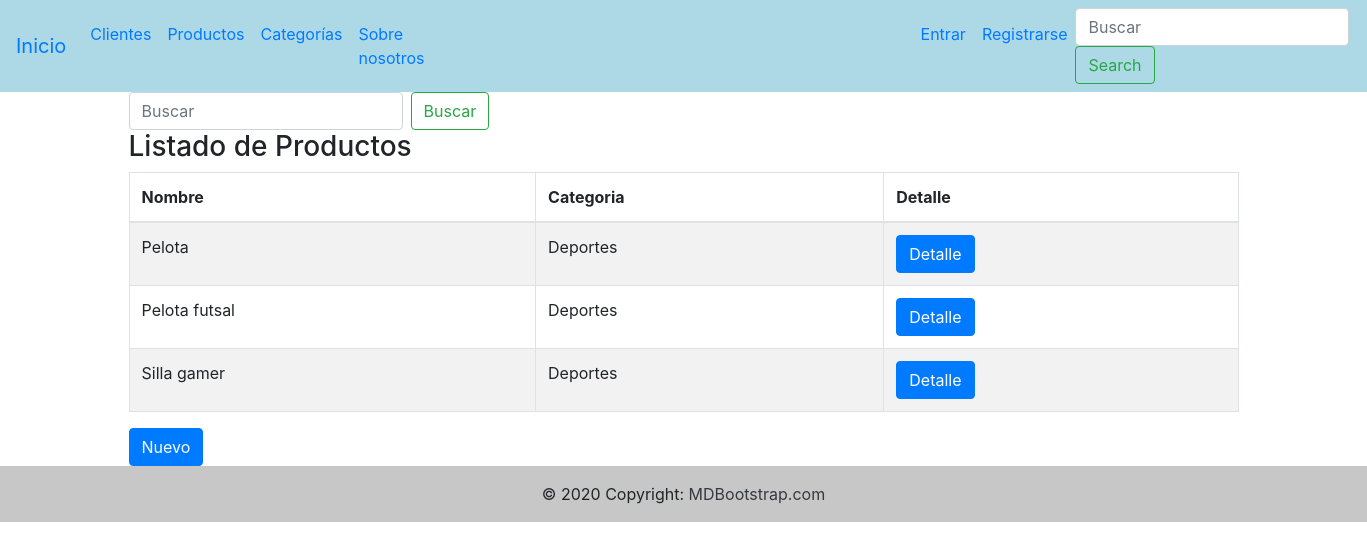
Before: /producto/lista_productos/ with the older database file.
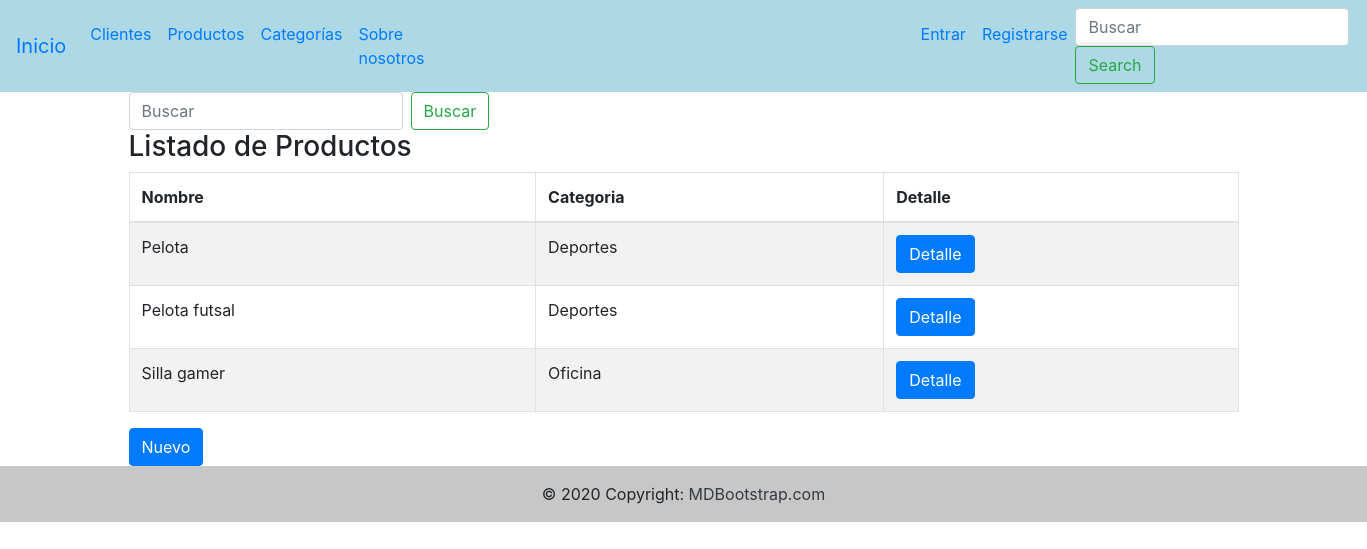
After: the same page with the newer database file.
### producto/models.py (models this page shows, shortened)
class Producto(models.Model):
    nombre=models.CharField(max_length=50)
    stock=models.IntegerField()
    precio=models.FloatField()
    categoria=models.ForeignKey(Categorias, on_delete=models.CASCADE)
    disponibilidad=models.BooleanField(default=True)
    class Meta:
        verbose_name="Producto"
        verbose_name_plural="Productos"

### categorias/models.py (models this page shows)
class Categorias(models.Model):
     nombre=models.CharField(max_length=50)
     clasificacion=models.CharField(max_length=50)
     def __str__(self):
        return self.nombre

### producto/views.py (the view)
# urls.py: path('lista_productos/', views.lista_productos, name="lista_productos"),
def lista_productos(request):
    productos=Producto.objects.all()
    return render(request, "producto/list_producto.html",{"productos": productos})

### templates/producto/list_producto.html (shortened to what this page needs)
{% extends 'base.html' %}
{% block contenido %}
<div class="container">
    <form class="form-inline my-2 my-lg-0" action = "/producto/buscar_producto/" method = "GET" >
    <input class="form-control mr-sm-2" type="text" placeholder="Buscar" aria-label="Search" name = 'buscar'>
    <button class="btn btn-outline-success my-2 my-sm-0" type="submit">Buscar</button>
    </form>
</div>
<div class="container">
    <h3>Listado de Productos</h3>
    <table id="example" class="table table-striped table-bordered" style="width:100%">
        <thead>
            <tr>
                <th>Nombre</th>
                <th>Categoria</th>
                <th>Detalle</th>
            </tr>
        </thead>
        <tbody>
            {% for producto in productos %}
            <tr>
                <td>{{producto.nombre}}</td>
                <td>{{producto.categoria}}</td>
                <td><a href="/producto/detalle_producto/{{producto.id}}/" class="btn btn-primary">Detalle</a></td>
            </tr>
            {% endfor %}
        </tbody>
    </table>
</div>
<div class="container">
    <a href="/producto/nuevo_producto/" class="btn btn-primary">Nuevo</a>
</div>
{% endblock %}

Changed rows visible on the page:
changed Producto "Silla gamer": categoria "Deportes" → "Oficina"
